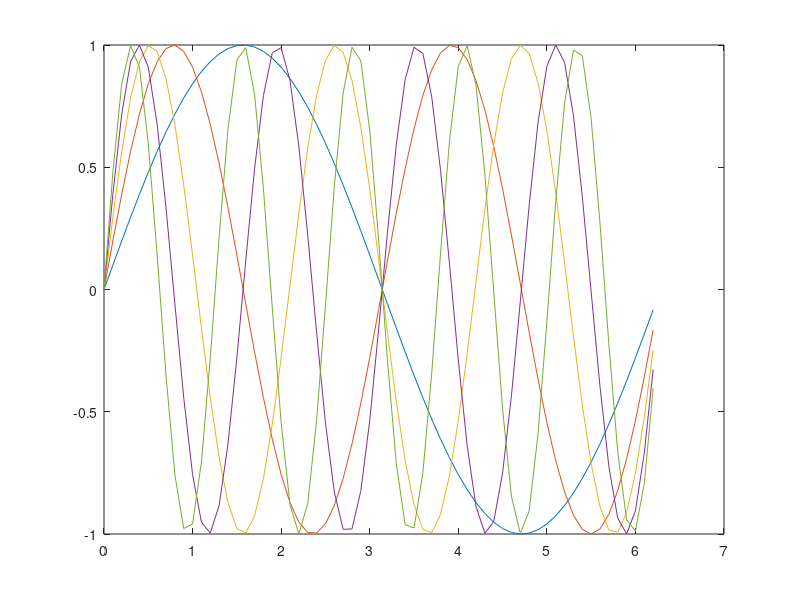

MATLAB code to generate this figure:
%Problem 2
%Derive Plot of function Sin kx
% k =1. . . . 5
% x =0-2pi
k = [1;2;3;4;5]; % declaring values of k 1 thru 5
x = [0:.1:2*pi]; % declaring values of x 0 to 2pi at .1 intervals
sine = sin(k*x); % calculating values of sin (kx)
plot (x, sine) % plot of sin kx versues values of 

